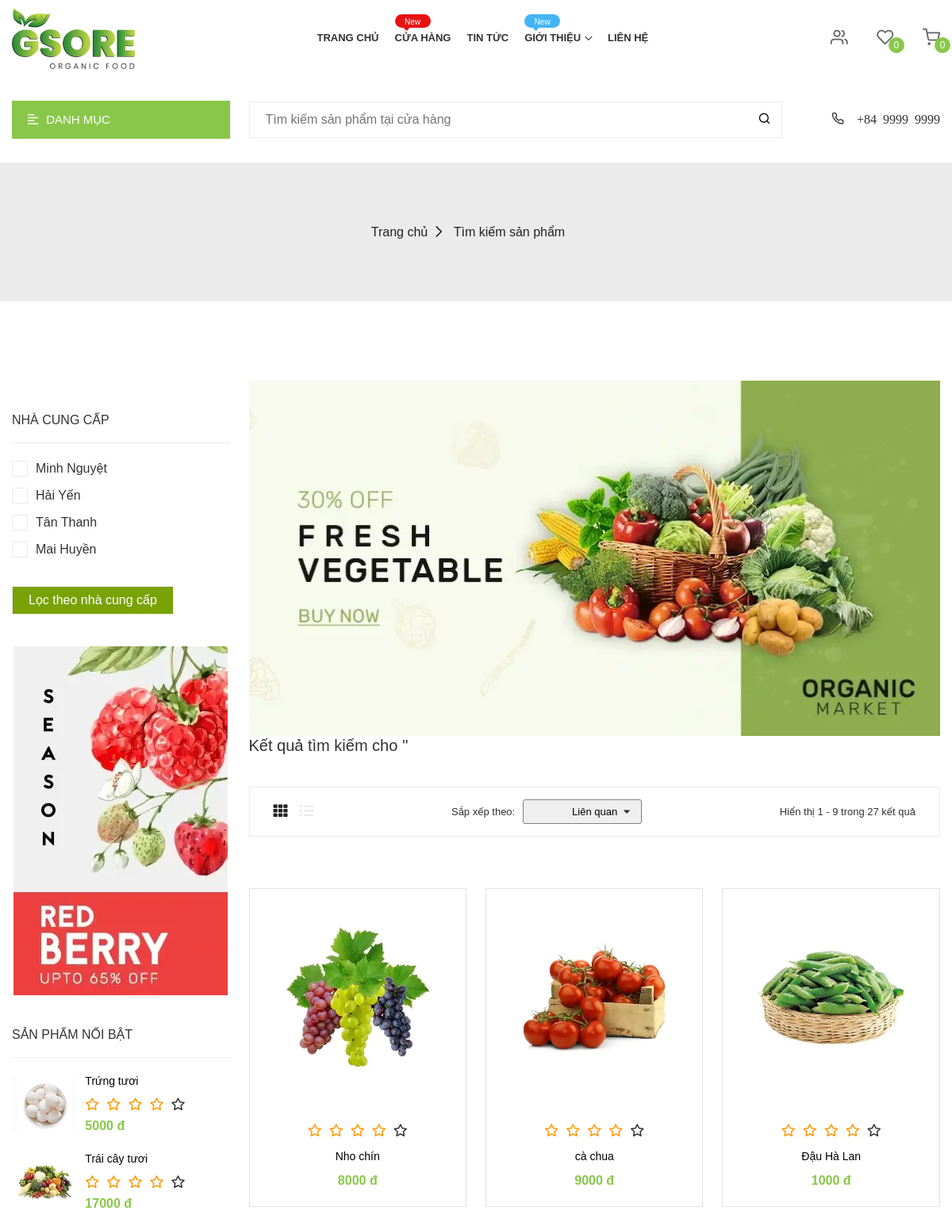
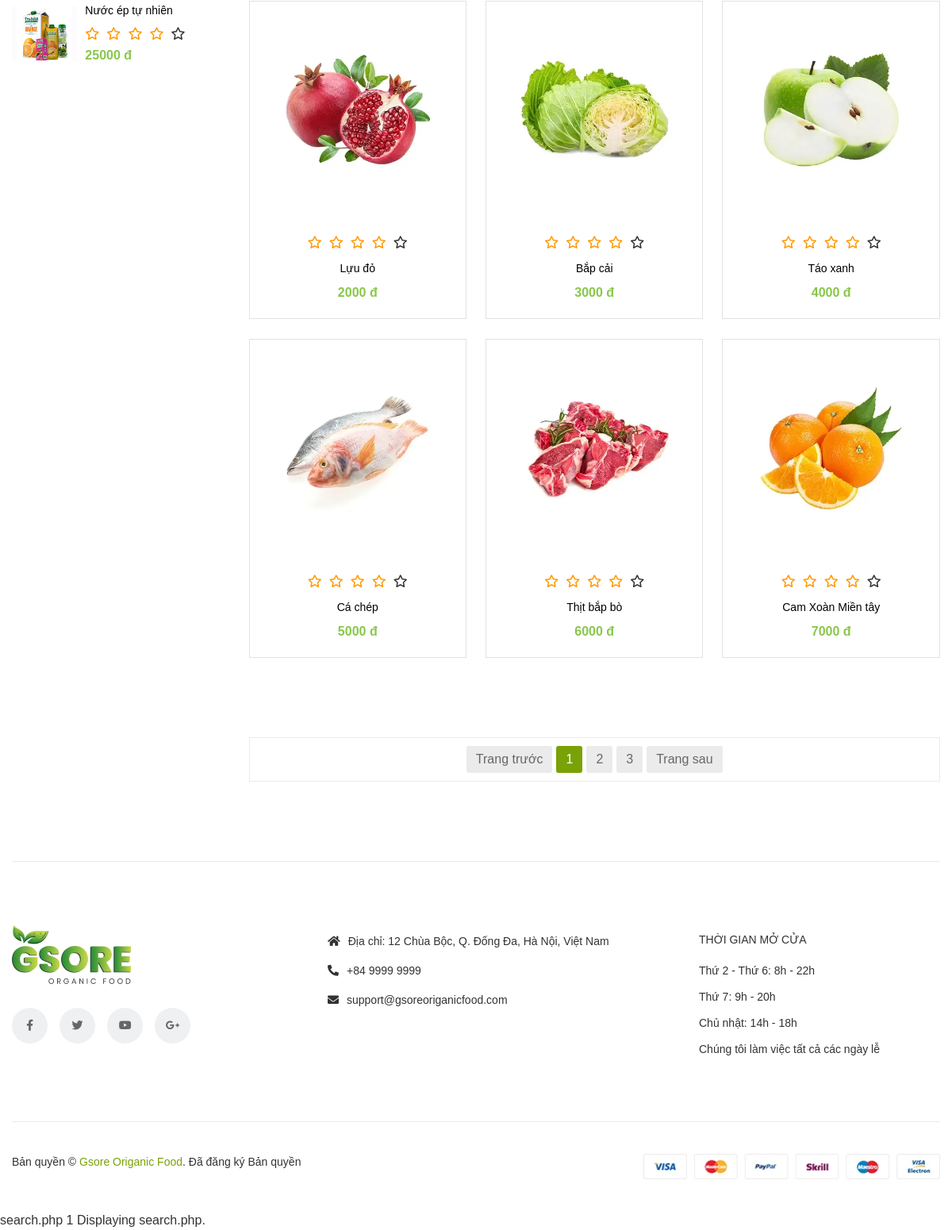
Screenshot of /search.php with the database file from the repository (2 pictures, top to bottom).
### tables this page shows
CREATE TABLE `nhacungcap` (
  `manhacungcap` int(10) NOT NULL,
  `tennhacungcap` varchar(100) NOT NULL,
  `diachinhacungcap` varchar(100) NOT NULL,
  `sdtnhacungcap` int(15) NOT NULL
);

CREATE TABLE `sanpham` (
  `masanpham` int(10) NOT NULL,
  `tensanpham` varchar(100) NOT NULL,
  `maloaisanpham` int(10) NOT NULL,
  `soluong` int(15) NOT NULL,
  `dongia` int(15) NOT NULL,
  `anh` varchar(200) NOT NULL,
  `mota` text NOT NULL,
  `manhacungcap` int(10) NOT NULL,
  `makhuyenmai` int(10) NOT NULL
);

### search.php (the view, shortened to what the rows shown need)
<!DOCTYPE html>
<html lang="zxx">
<head>
    <link rel="stylesheet" href="assets/css/vendor/jquery-ui.min.css">
    <link rel="stylesheet" href="assets/css/vendor/fontawesome.css">
    <link rel="stylesheet" href="assets/css/vendor/plaza-icon.css">
    <link rel="stylesheet" href="assets/css/vendor/bootstrap.min.css">
    <link rel="stylesheet" href="assets/css/plugin/slick.css">
    <link rel="stylesheet" href="assets/css/plugin/material-scrolltop.css">
    <link rel="stylesheet" href="assets/css/plugin/price_range_style.css">
    <link rel="stylesheet" href="assets/css/plugin/in-number.css">
    <link rel="stylesheet" href="assets/css/plugin/venobox.min.css">
    <link rel="stylesheet" href="assets/css/plugin/jquery.lineProgressbar.css">
    <link rel="stylesheet" href="assets/css/main.css">
</head>
<body>
    <main id="main-container" class="main-container">
        <div class="container">
            <div class="row flex-column-reverse flex-lg-row">
                <div class="col-lg-3">
                    <div class="sidebar">
                        <div class="sidebar__widget">
                            <ul class="sidebar__menu-filter ">
                                <?php
                                    include("config.php");
                                    $sql = "SELECT *
                                            FROM nhacungcap
                                            ";
                                    $nha_cung_cap = mysqli_query($ket_noi,$sql);
                                    while ($row = mysqli_fetch_array($nha_cung_cap)){
                                ;?>
                                    <li class="sidebar__menu-filter-list">
                                        <label for="men"><span><?php echo $row["tennhacungcap"]; ?></span></label>
                                    </li>
                                <?php
                                }
                                ?>
                                <br/>
                                <br/>
                            </ul>
                        </div>
                    </div>
                </div>
                <div class="col-lg-9">
                        <?php
                            $sapxep = isset($_GET['sort'])? $_GET['sort'] : '';
                        ;?>
                    <div class="product-tab-area">
                        <div class="tab-content tab-animate-zoom">
                            <div class="tab-pane show active shop-grid" id="sort-grid">
                                <div class="row">
                                    <?php
                                        include("config.php");
                                        $id = isset($_GET["page"])? $_GET["page"] : '';
                                        $loai = isset($_GET['cate'])? $_GET['cate'] : "";
                                        $ncc = isset($_GET['supplier'])? $_GET['supplier'] : "";
                                        $search = $_GET['q'];
                                        $sql = "SELECT masanpham, tensanpham, sanpham.maloaisanpham, tenloaisanpham, sanpham.anh, giamgia,thoihan, dongia, sanpham.manhacungcap, tennhacungcap
                                                FROM sanpham JOIN loaisanpham ON sanpham.maloaisanpham = loaisanpham.maloaisanpham
                                                    LEFT JOIN khuyenmai on sanpham.makhuyenmai = khuyenmai.makhuyenmai
                                                    JOIN nhacungcap on sanpham.manhacungcap = nhacungcap.manhacungcap
                                                WHERE tensanpham LIKE '%" .$search ."%' AND masanpham >= (($id-1) * 9 + 1)
                                                ";
                                        if ($loai=='') {
                                            $sql = $sql ."AND tenloaisanpham NOT IN ('') ";
                                        } else{
                                            $sql = $sql ."AND tenloaisanpham LIKE '" .$loai ."' ";
                                        }
                                        if ($ncc=='') {
                                            $sql = $sql ."AND tennhacungcap NOT IN ('') ";
                                        } else{
                                            $sql = $sql ."AND tennhacungcap IN(".$ncc .")";
                                        }
                                        if ($sapxep == '') {
                                            $sql = $sql ."ORDER BY masanpham ";
                                        } else {
                                            $sql = $sql ."ORDER BY " .$sapxep;
                                        }
                                        $sql = $sql ." LIMIT 9 ;";
                                        $san_pham = mysqli_query($ket_noi,$sql);
                                        $so_luong = mysqli_num_rows($san_pham);
                                        if ($so_luong != 0){
                                            while($row = mysqli_fetch_array($san_pham)){
                                    ;?>
                                    <div class="col-md-4 col-sm-6 col-12">
                                        <div class="product__box product__default--single text-center">
                                            <div class="product__img-box  pos-relative">
                                                <a href="product-single-default.php?id=<?php echo $row["masanpham"];?>" class="product__img--link">
                                                    <img class="product__img img-fluid" src="<?php echo 'assets/img/product/size-normal/'.$row['anh'];?>" alt="">
                                                </a>
                                            </div>
                                            <div class="product__content m-t-20">
                                                <ul class="product__review">
                                                    <li class="product__review--fill"><i class="icon-star"></i></li>
                                                    <li class="product__review--fill"><i class="icon-star"></i></li>
                                                    <li class="product__review--fill"><i class="icon-star"></i></li>
                                                    <li class="product__review--fill"><i class="icon-star"></i></li>
                                                    <li class="product__review--blank"><i class="icon-star"></i></li>
                                                </ul>
                                                <a href="product-single-default.php?id=<?php echo $row["masanpham"];?>" class="product__link"><?php echo $row['tensanpham'];?></a>
                                                <div class="product__price m-t-5">
                                                    <?php
                                                        $first_date = strtotime(date($row["thoihan"]));
                                                        $second_date = strtotime(date("Y-m-d H:i:s"));
                                                        if($first_date > $second_date && $row['giamgia']!=0){
                                                            $gia_da_giam = $row["dongia"]*(100 - $row["giamgia"])/100;
                                                            echo '<span class="product_price">'.$gia_da_giam.' đ'.' <del>'.$row["dongia"].' đ</del></span>';
                                                        }
                                                        else {
                                                            echo '<span class="product_price">'.$row["dongia"].' đ</span>';
                                                        }
                                                    ;?>
                                                </div>
                                            </div>
                                        </div>
                                    </div>
                                    <?php
                                            }
                                        } else echo "&emsp;Không có sản phẩm phù hợp với yêu cầu của bạn";
                                    ;?>
                                </div>
                            </div>
                        </div>
                    </div>
                </div>
            </div>
                </div>
    </main>
</body>
</html>

### rows the page displays
nhacungcap: tennhacungcap "Minh Nguyệt"
nhacungcap: tennhacungcap "Hải Yến"
nhacungcap: tennhacungcap "Tân Thanh"
nhacungcap: tennhacungcap "Mai Huyền"
sanpham: anh (picture), tensanpham "Nho chín", dongia "8000"
sanpham: anh (picture), tensanpham "cà chua", dongia "9000"
sanpham: anh (picture), tensanpham "Đậu Hà Lan", dongia "1000"
sanpham: anh (picture), tensanpham "Lựu đỏ", dongia "2000"
sanpham: anh (picture), tensanpham "Bắp cải", dongia "3000"
sanpham: anh (picture), tensanpham "Táo xanh", dongia "4000"
sanpham: anh (picture), tensanpham "Cá chép", dongia "5000"
sanpham: anh (picture), tensanpham "Thịt bắp bò", dongia "6000"
sanpham: anh (picture), tensanpham "Cam Xoàn Miền tây", dongia "7000"

### other values shown
$i "0"
$so_luong "27"
$i "2"
$i "3"
